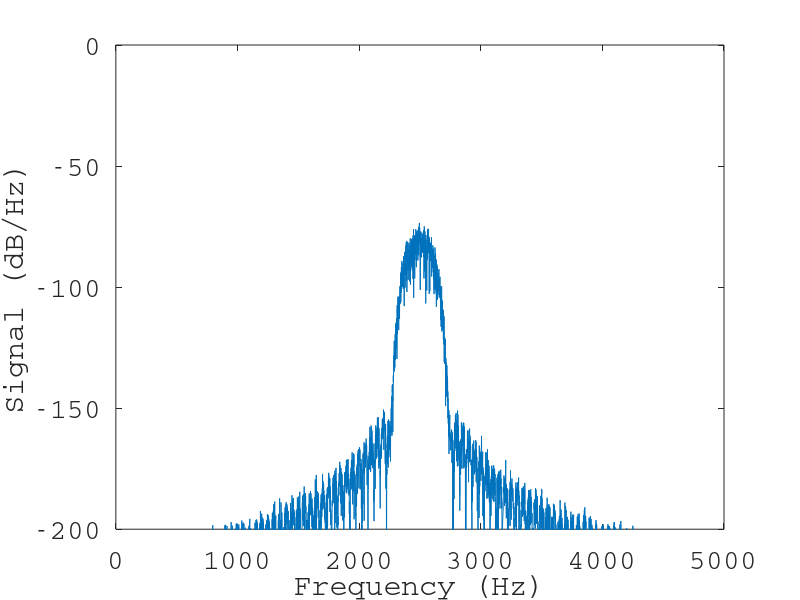

This chart was generated by the following MATLAB code:
clear;
close;
home;

fs = 1.0e4;
fcl = 2.6e3;
fch = 2.4e3;
fcl = fcl/fs;
fch = fch/fs;
dt = 1/fs;
T = 1.0;
y = randn(size(dt:dt:T));
y = y/sqrt(sum(y.*y));
N = 201;
n = 0:N-1;
alpha = (N-1)/2;
%Low-pass filter design
h_lp = sin(2*pi*fcl*(n-alpha))./(pi*(n-alpha));
h_lp(alpha+1) = 2*fcl;
h_lp = transpose(h_lp).*blackman(N);
%High-pass filter design
h_hp = sin(2*pi*fch*(n-alpha))./(pi*(n-alpha));
h_hp(alpha+1) = 2*fch;
h_hp = transpose(h_hp).*blackman(N);
h_hp = -h_hp;
h_hp(alpha+1) = 1+h_hp(alpha+1);
%DFT computation
z = conv(conv(y,h_hp),h_lp);
Z = fft(z);
Z = 20*log10(abs(Z(1:end/2)*dt));
f = linspace(0,fs/2,length(Z));
%Plotting
plot(f,Z)
set(gca(),'fontname','Courier','fontsize',20);
xlabel('Frequency (Hz)');
ylabel('Signal (dB/Hz)');
axis([0 fs/2 -200 0]);
